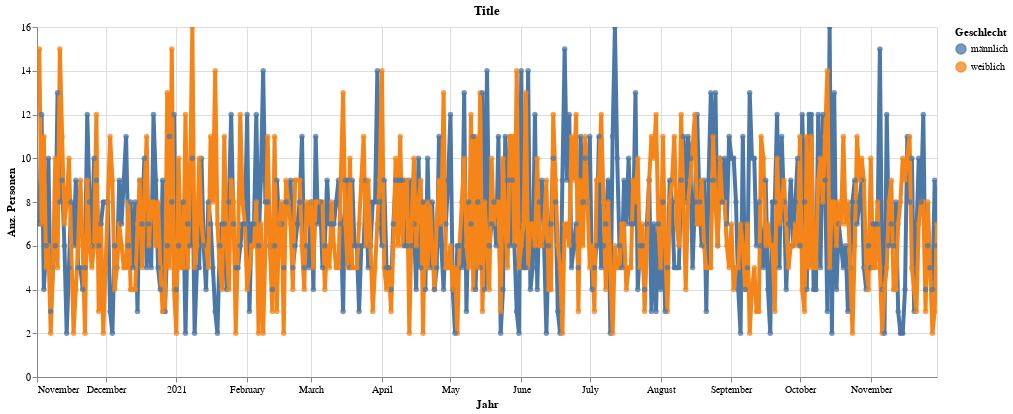

This figure's notebook cell:
### Code cell
highlight = alt.selection(type='single', on='mouseover',
                          fields=['SexLang'], nearest=True)
#x='date:StichtagDatJahr',
base = alt.Chart(myAgg.reset_index().query('sum_WBev>1'), title="Title").encode(
    x=alt.X('GueltigAbDat', axis=alt.Axis(title='Jahr'))# , axis=alt.Axis(format='%', title='percentage')
    , y=alt.X('sum_WBev', axis=alt.Axis(title='Anz. Personen'))
    , color=alt.Color('SexLang', legend=alt.Legend(title="Geschlecht", orient="right"))  
    ,tooltip=['GueltigAbDat', 'SexLang', 'sum_WBev']    
)
points = base.mark_circle().encode(
    opacity=alt.value(0.75)
).add_selection(
    highlight
).properties(
    width=900 , height=350
)
lines = base.mark_line().encode(
    size=alt.condition(~highlight, alt.value(0.5), alt.value(4))
).interactive()

lines + points

### Figure 1 — Vega-Lite specification as saved in the notebook (floating-point values rounded to 4 significant figures; data arrays with more than 128 entries replaced by an {"elided": "..."} marker saying what was removed)
{"config": {"view": {"continuousWidth": 400, "continuousHeight": 300}}, "layer": [{"mark": "line", "encoding": {"color": {"type": "nominal", "field": "SexLang", "legend": {"orient": "right", "title": "Geschlecht"}}, "size": {"condition": {"value": 0.5, "selection": {"not": "selector049"}}, "value": 4}, "tooltip": [{"type": "temporal", "field": "GueltigAbDat"}, {"type": "nominal", "field": "SexLang"}, {"type": "quantitative", "field": "sum_WBev"}], "x": {"type": "temporal", "axis": {"title": "Jahr"}, "field": "GueltigAbDat"}, "y": {"type": "quantitative", "axis": {"title": "Anz. Personen"}, "field": "sum_WBev"}}, "selection": {"selector050": {"type": "interval", "bind": "scales", "encodings": ["x", "y"]}}, "title": "Title"}, {"mark": "circle", "encoding": {"color": {"type": "nominal", "field": "SexLang", "legend": {"orient": "right", "title": "Geschlecht"}}, "opacity": {"value": 0.75}, "tooltip": [{"type": "temporal", "field": "GueltigAbDat"}, {"type": "nominal", "field": "SexLang"}, {"type": "quantitative", "field": "sum_WBev"}], "x": {"type": "temporal", "axis": {"title": "Jahr"}, "field": "GueltigAbDat"}, "y": {"type": "quantitative", "axis": {"title": "Anz. Personen"}, "field": "sum_WBev"}}, "height": 350, "selection": {"selector049": {"type": "single", "on": "mouseover", "fields": ["SexLang"], "nearest": true}}, "title": "Title", "width": 900}], "data": {"name": "data-f109ed2dc2d290e2ee619dd7dd823910"}, "$schema": "https://vega.github.io/schema/vega-lite/v4.8.1.json", "datasets": {"data-f109ed2dc2d290e2ee619dd7dd823910": {"elided": "786 records"}}}
